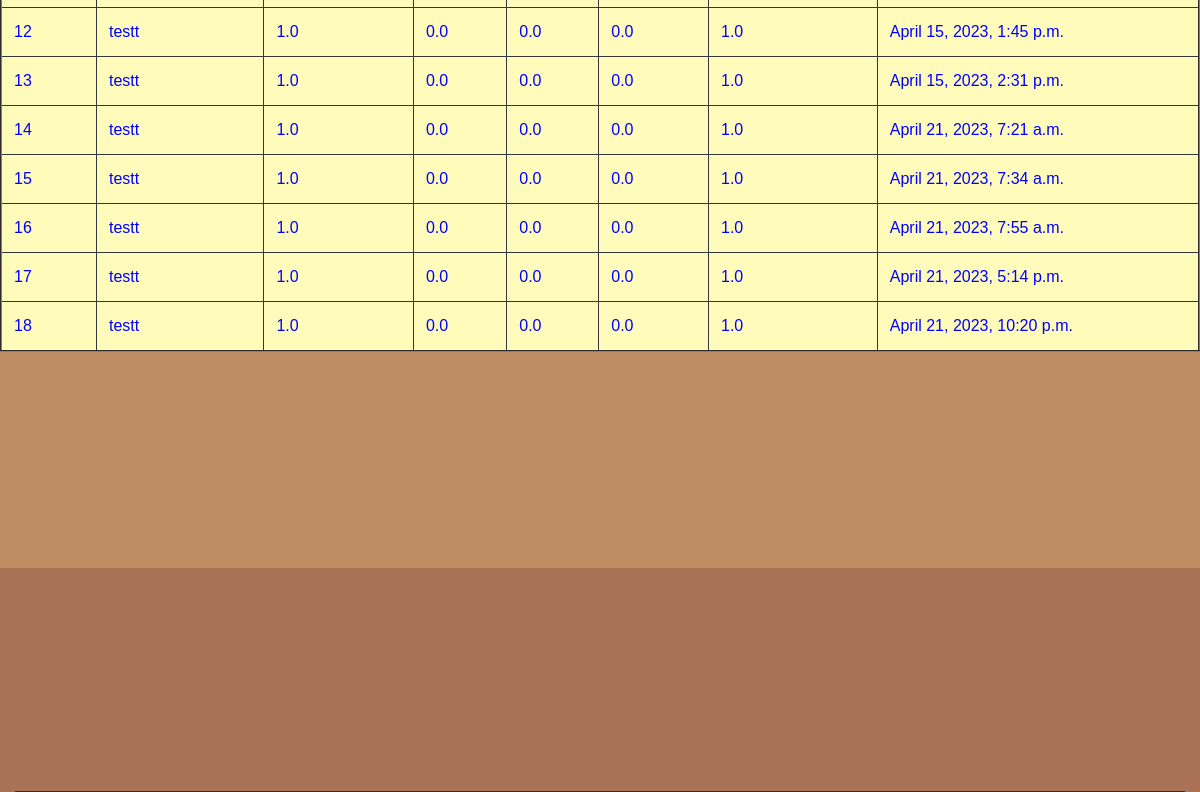
The page /AdminNaiveBayes/ (lower part) on the database as committed earlier.
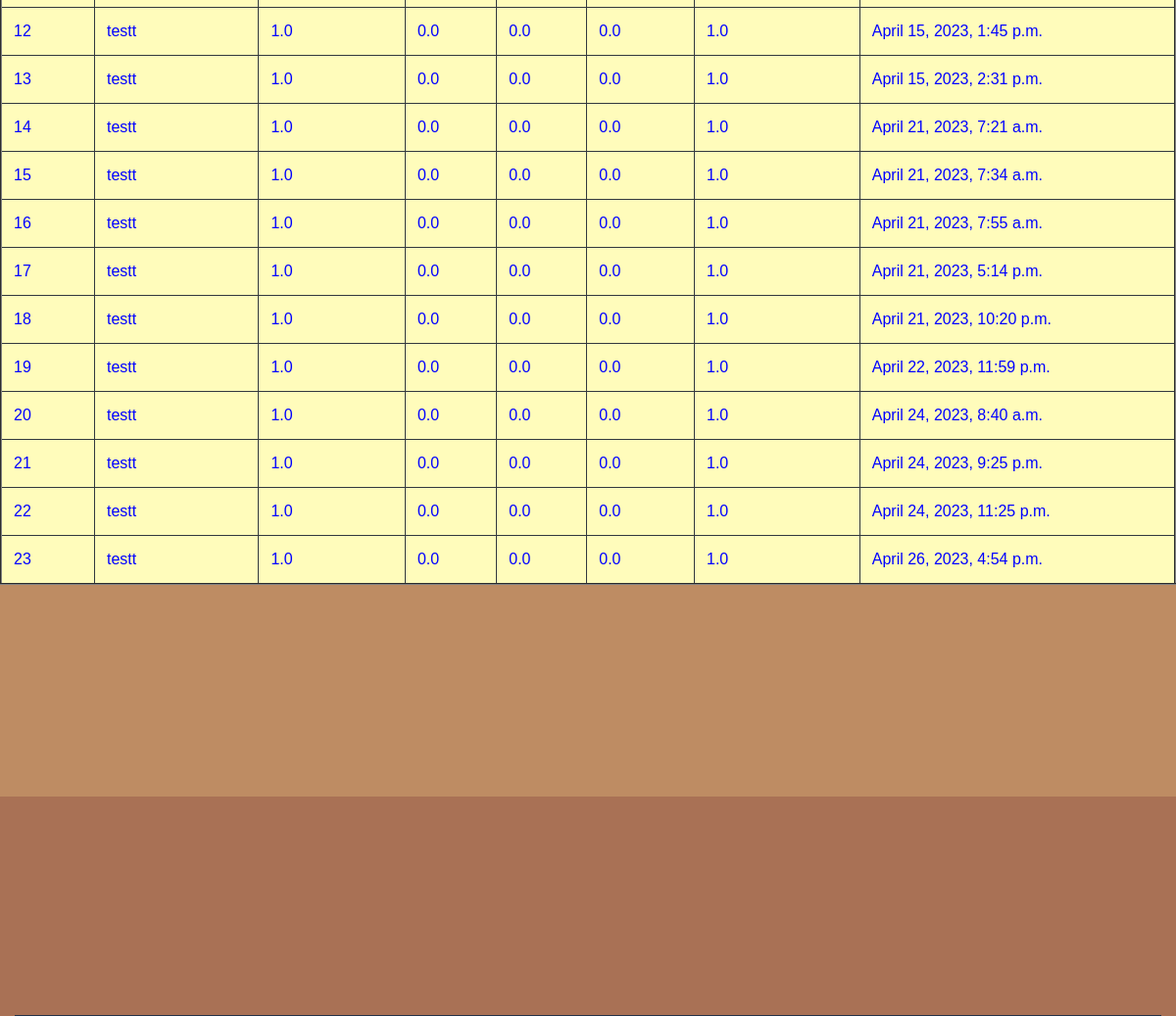
The same page on the database as committed later.
### users/models.py (models this page shows, shortened)
class UserAlgorithmResultsModel(models.Model):
    username = models.CharField(max_length=100)
    algorithmname = models.CharField(max_length=100)
    accuracy = models.FloatField()
    mae = models.FloatField()
    mse = models.FloatField()
    rmse = models.FloatField()
    r_squared = models.FloatField()
    cdate = models.DateTimeField(auto_now_add=True)
    class Meta:
        db_table = "AlgorithmResults"

### admins/views.py (the view)
# urls.py: path("AdminNaiveBayes/", admins.AdminNaiveBayes, name="AdminNaiveBayes"),
def AdminNaiveBayes(request):
    data = UserAlgorithmResultsModel.objects.filter(algorithmname="Naive Bayes")
    return render(request,'admins/AdminNaiveBayes.html',{'data':data})

### assets/templates/admins/AdminNaiveBayes.html (shortened to what this page needs)
{%extends 'admins/adminbase.html'%}
{%load static%}
{%block contents%}
    <div class="testimonial-area testimonial-padding" style="background-color:#BE8C63;">
        <div class="container ">
            <div class="row d-flex justify-content-center">
                                         <table border="2px" class="table table-hover table-dark">
                    <tbody>
                    {% for i in data %}
                    <tr scope="row" style="color: BLUE; background-color:#FFFCBB">
                        <td>{{forloop.counter}}</td>
                        <td>{{i.username}}</td>
                        <td>{{i.accuracy}}</td>
                        <td>{{i.mae}}</td>
                        <td>{{i.mse}}</td>
                        <td>{{i.rmse}}</td>
                        <td>{{i.r_squared}}</td>
                        <td>{{i.cdate}}</td>
                    </tr>
                    {% endfor %}
                    </tbody>
                </table>
            </div>
        </div>
    </div>
{%endblock%}

Rows that differ between the two databases and show on the page:
added UserAlgorithmResultsModel: username "testt", accuracy "1.0", mae "0.0", mse "0.0", rmse "0.0", r_squared "1.0", cdate "April 22, 2023, 11:59 p.m."
added UserAlgorithmResultsModel: username "testt", accuracy "1.0", mae "0.0", mse "0.0", rmse "0.0", r_squared "1.0", cdate "April 24, 2023, 8:40 a.m."
added UserAlgorithmResultsModel: username "testt", accuracy "1.0", mae "0.0", mse "0.0", rmse "0.0", r_squared "1.0", cdate "April 24, 2023, 9:25 p.m."
added UserAlgorithmResultsModel: username "testt", accuracy "1.0", mae "0.0", mse "0.0", rmse "0.0", r_squared "1.0", cdate "April 24, 2023, 11:25 p.m."
added UserAlgorithmResultsModel: username "testt", accuracy "1.0", mae "0.0", mse "0.0", rmse "0.0", r_squared "1.0", cdate "April 26, 2023, 4:54 p.m."
